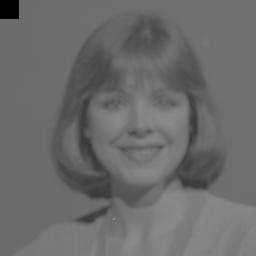
#> input picture practica_10/3.Contrast Stretching/1.jpg, 256 x 256 px
$ python 3.py
#> lines starting #> are read from the running program, lines starting #| are printed output that depends on the picture
import cv2
import random
import numpy as np
import math
from matplotlib import pyplot as plt

img=cv2.imread('1.jpg', cv2.IMREAD_GRAYSCALE)
#> img is the input picture: shape (256, 256); min 0, max 140, mean 107.2
img2=cv2.imread('1.jpg', cv2.IMREAD_GRAYSCALE)
#hist = cv2.calcHist([img],[0],None,[256],[0,256])

a=0
b=255
fils,cols=img.shape
#> fils = 256; cols = 256

lista=[0]*256
cont=fils*cols
#> cont = 65536

for x in range(fils):
    for y in range(cols):
        lista[img.item(x,y)]=lista[img.item(x,y)]+1
#> after the loop, lista = 256 values, max 10682 at index 108, min 0 at index 4, mean 256

lista2=[]
for i in range(len(lista)):
    lista2=lista2+[i]*lista[i]
#> after the loop, lista2 = 65536 items
print(len(lista2),cont)
#| 65536 65536
x=5*cont/100
#> x = 3276.8
y=95*cont/100
#> y = 62259.2
print(x,y)
#| 3276.8 62259.2
c=lista2[round(x)]
#> c = 77
d=lista2[round(y)]
#> d = 131
print(c,d)
#| 77 131
for x in range(fils):
    for y in range(cols):
        t=(img.item(x,y)-c)*((b-a)/(d-c))+a
        if t<0:
            t=0
        if t>255:
            t=255
        img2.itemset((x, y), t)
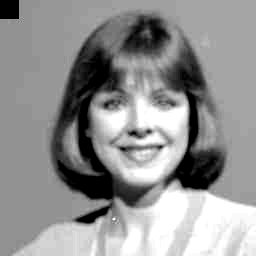
#> img2: shape (256, 256); min 0, max 255, mean 145.3
hist = cv2.calcHist([img2],[0],None,[256],[0,256])
#> hist = 256 values, max 10682 at index 146, min 0 at index 1, mean 256
plt.subplot(2,2,1),plt.imshow(cv2.cvtColor(img, cv2.COLOR_BGR2RGB))
plt.subplot(2,2,2).hist(img.ravel(),256,[0,256])
plt.subplot(2,2,3),plt.imshow(cv2.cvtColor(img2, cv2.COLOR_BGR2RGB))
plt.subplot(2,2,4).hist(img2.ravel(),256,[0,256])
cv2.imwrite('2.jpg',img2)
plt.show()
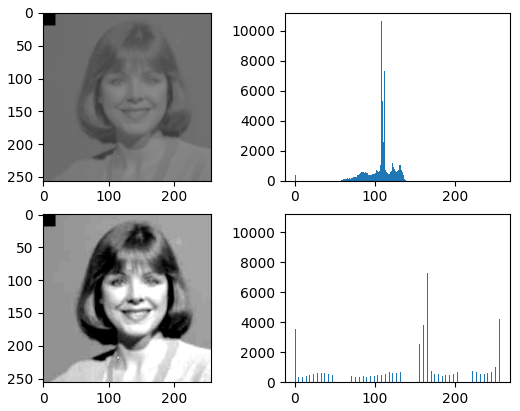
#> figure drawn by matplotlib, 4 panels; panel 2: tallest bar 10682 high, from x = 108 to 109; panel 4: tallest bar 10682 high, from x = 146 to 147
